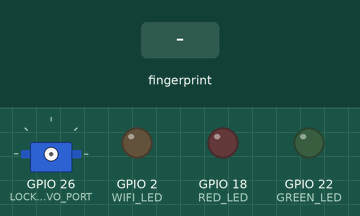
Recording of a program running on a simulated ESP32. Parts: servo, output pins drawn as LEDs (lit = HIGH). The inputs (shaded band) are chosen by the test bench. WiFi joins after 1.5 s; servers stay silent unless stated; what the program prints to the serial monitor is not drawn.

Above: at 0.1 s.
At 2.2 s:
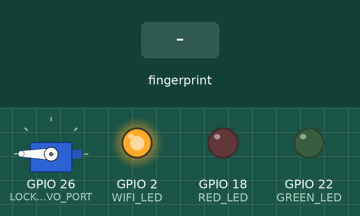
2.3 s: finger stored as number 1 placed on the sensor
At 4.0 s:
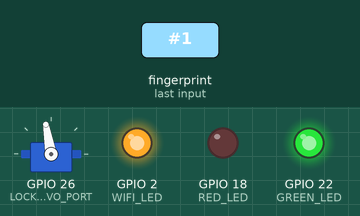
Timing chart, 0 to 9.1 s (numbered marks = the images above; inputs shaded):
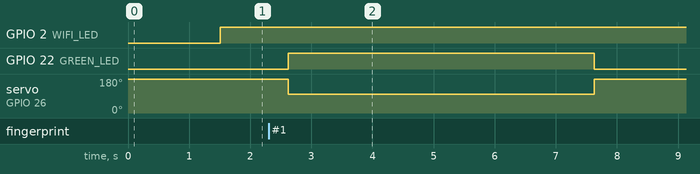

Measured:
- after the input at 2.3 s, GPIO 22 (GREEN_LED): LOW → HIGH after 0.32 s, → LOW 5.0 s later; servo on GPIO 26 (LOCK_SERVO_PORT): 180° → 100° after 0.32 s, → 180° 5.0 s later

The program:

main.cpp
```cpp
#include <WiFi.h>
#include <IPAddress.h>
#include <HTTPClient.h>
#include <ArduinoJson.h>

#include <Adafruit_Fingerprint.h>
#include <ESP32Servo.h>
#include <Ticker.h>

Ticker watchdog;
#define RESET_TIME 60 * 3

#define MAX_LISTENERS 20

#define WIFI_SSID "IFMG_Servidores"
#define WIFI_PASSWORD NULL

#define WIFI_LED 2
#define RED_LED 18
#define GREEN_LED 22

#define LOCK_SERVO_PORT 26
#define LOCK_SERVO_OPENED 100 // ELE NO TOPO
#define LOCK_SERVO_CLOSED 190 // ELE PRA BAIXO

#define PUSH_BUTTON 15

Adafruit_Fingerprint finger = Adafruit_Fingerprint(&Serial2);
Servo lockServo;

TaskHandle_t WifiTask;

bool wait = false;

typedef void (*Callable)();

typedef struct
{
  Callable function;
  int interval;
  int execute;
  bool repeat;
} Schedule;

Schedule schedules[MAX_LISTENERS];

void addSchedule(
    Callable function,
    int interval,
    bool repeat)
{
  const int now = millis();
  const Schedule newSchedule = {function, interval, (interval * 1000) + now, repeat};

  for (int i = 0; i < MAX_LISTENERS; i++)
  {
    const Schedule currentSchedule = schedules[i];

    if (currentSchedule.interval == 0 || currentSchedule.execute <= now)
    {
      schedules[i] = newSchedule;
      return;
    }
  }

  Serial.println("O número de MAX_LISTENERS foi excedido. Caso necessário aumente o número!");
}

void schedule()
{
  int now = millis();

  for (int i = 0; i < MAX_LISTENERS; i++)
  {
    const Schedule currentSchedule = schedules[i];
    if (currentSchedule.interval && currentSchedule.execute <= now)
    {
      currentSchedule.function(); // TODO: ADD ARGUMENTS
      schedules[i] = {};
      if (currentSchedule.repeat)
      {
        addSchedule(currentSchedule.function, currentSchedule.interval, currentSchedule.repeat);
        return;
      }
    }
  }
}

void close()
{
  wait = false;
  lockServo.write(LOCK_SERVO_CLOSED);
  digitalWrite(GREEN_LED, LOW);
}

void open()
{
  wait = true;
  lockServo.write(LOCK_SERVO_OPENED);
  digitalWrite(GREEN_LED, HIGH);
  addSchedule(close, 5, false);
}

void disableAlert()
{
  digitalWrite(RED_LED, LOW);
}

void alert()
{
  digitalWrite(RED_LED, HIGH);
  addSchedule(disableAlert, 5, false);
}

void reset()
{
  Serial.println("Reiniciando...");
  ESP.restart();
}

int sendRequest(int user_id, bool took, int port)
{
  HTTPClient http;

  http.begin("http://gate-keeper.learxd.dev:3000/alert/broadcast");

  const size_t capacity = JSON_OBJECT_SIZE(3);

  StaticJsonDocument<capacity> data;

  data["user_id"] = user_id;
  data["state"] = took;
  data["id"] = port;

  String payload;
  serializeJson(data, payload);

  http.addHeader("Content-Type", "application/json");
  int httpCode = http.POST(payload);

  Serial.printf("[HTTP] Status Code: %d\n", httpCode);

  if (httpCode <= 0)
  {
    Serial.printf("[HTTP] A requisição falhou, erro: %s\n", http.errorToString(httpCode).c_str());
  }

  http.end();
  return httpCode;
}

void fingerManager()
{
  int result = finger.getImage();
  if (result == FINGERPRINT_OK)
  {
    Serial.println(F("Nova ocorrencia de dedo!"));

    if (finger.image2Tz() != FINGERPRINT_OK)
    {
      Serial.println(F("Erro na conversão da imagem!"));
      return;
    }

    if (finger.fingerFastSearch() != FINGERPRINT_OK)
    {
      Serial.println(F("Dedo não encontrado!"));
      alert();
      return;
    }

    // TODO: IMPLEMENTAR A LOGICA DO PUSH BUTTON
    // sendRequest(finger.fingerID, true, 308);
    open();

    Serial.println("ID: " + String(finger.fingerID) + "... Validado!");

    return;
  }
}

void wifiHandler(void *parameter)
{
  pinMode(WIFI_LED, OUTPUT);

  Serial.print("Conectando-se ao Wi-Fi");
  WiFi.begin(WIFI_SSID, WIFI_PASSWORD, 6);

  while (WiFi.status() != WL_CONNECTED)
  {
    delay(100);
    Serial.print(".");
  }
  Serial.println(" Conectado!");

  while (true)
  {
    switch (WiFi.status())
    {
    case WL_CONNECTED:
      digitalWrite(WIFI_LED, HIGH);
      break;
    case WL_NO_SSID_AVAIL:
      Serial.println(F("Rede não encontrada"));
      break;
    case WL_CONNECT_FAILED:
    case WL_CONNECTION_LOST:
    case WL_DISCONNECTED:
      digitalWrite(WIFI_LED, LOW);
      Serial.println(F("Reconectando..."));
      // WiFi.reconnect();
      break;
    default:
      Serial.println(F("Rede ociosa..."));
      break;
    }
    delay(1000);
  }
}

void setup()
{

  Serial.begin(115200);
  Serial.println(F("Inicializando"));

  watchdog.attach(RESET_TIME, reset);

  xTaskCreatePinnedToCore(wifiHandler, "wifiHandler", 4096, NULL, 1, &WifiTask, 0);

  pinMode(RED_LED, OUTPUT);
  pinMode(GREEN_LED, OUTPUT);

  Serial.println(F("Iniciando sensor de impressão digital..."));
  finger.begin(57600);
  if (finger.verifyPassword())
  {
    Serial.println(F("Sensor de impressão digital encontrado!"));
  }
  else
  {
    Serial.println(F("Não foi possível encontrar o sensor de impressão digital :("));
    return;
  }

  Serial.println(F("Iniciando servo..."));

  lockServo.attach(LOCK_SERVO_PORT);
  lockServo.write(LOCK_SERVO_CLOSED);

  Serial.println(F("OK!"));
}

void loop()
{
  if (!wait)
  {
    fingerManager();
  }

  schedule(); // ATUALIZAR TAREFAS
  delay(10);
}
```
